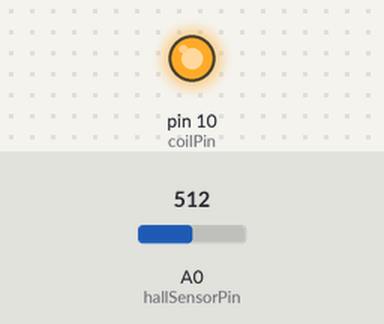
A sketch run on a simulated Arduino Uno, built with avr-gcc and run on an emulated ATmega328P. On the bench: output pins drawn as LEDs (lit = HIGH). The test bench sets the inputs (shaded band); at power-on: A0 (hallSensorPin) = 512. What the sketch prints to the serial monitor is not drawn.

Above: at 0.1 s.
Timing chart, 0 to 1.6 s (numbered marks = the images above):
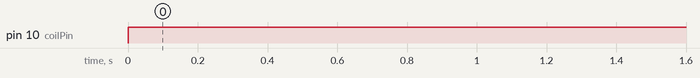

Measured:
- by itself, pin 10 (coilPin): LOW → HIGH at 0.00 s

The sketch:

emoutputtest.ino
```cpp
const int hallSensorPin = 0;
const int coilPin = 10;
int output = 100;
signed int dO = 5;
void setup() {
  // put your setup code here, to run once:
    pinMode(hallSensorPin, INPUT);
    pinMode(coilPin, OUTPUT);
    Serial.begin(9600);
}
void loop() {
  // put your main code here, to run repeatedly:
    int sensorReadout = analogRead(hallSensorPin);
    float voltReadout = (sensorReadout*5 - 2.5)/1024;
    Serial.println(sensorReadout);
    if (output>=255){
      dO = dO*-1;
    }
    else if (output <= 0){
      dO = dO*-1;
    }
    output = output + dO;
    //Serial.println(127);
    analogWrite(coilPin, 255);
    delay(100);
}
```
